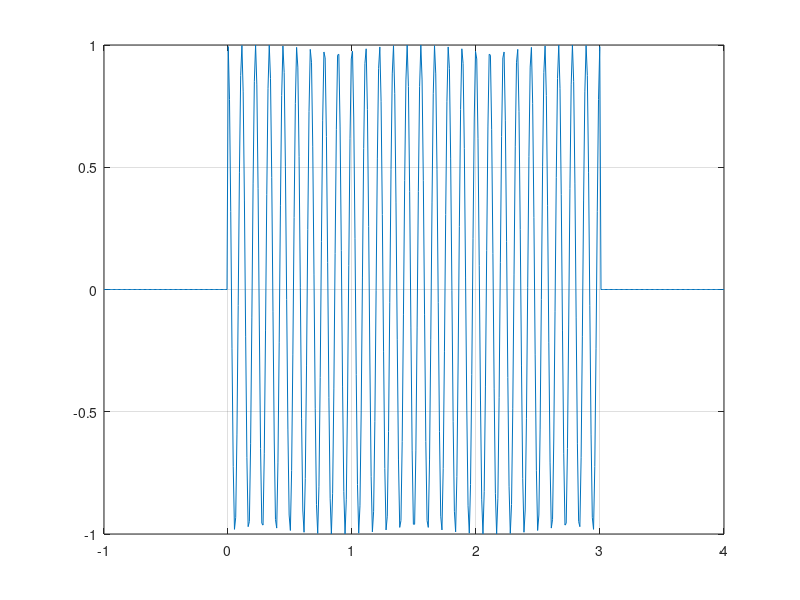

Here is the MATLAB script that generated this plot:
m = @(t) cos(2*pi*9*t) .* ((t > 0 ) & (t < 3));
t = linspace(-1, 4, 500);
Out = m(t);
figure(1)
plot(t, Out)
grid
